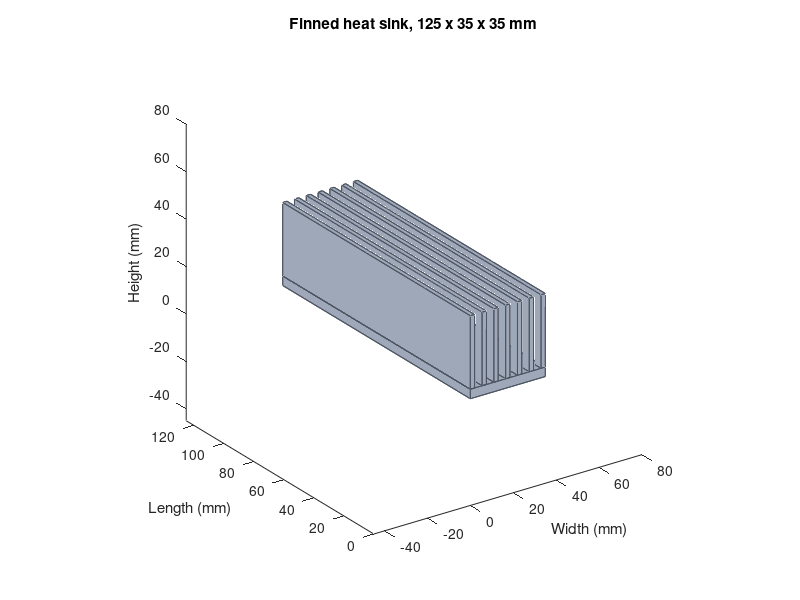

Reproduce this figure in MATLAB.
% A finned aluminum heat sink, 125 x 35 x 35 mm, the size of the KiCad model in
% heatsink-steady.fea, sized by hand: fin efficiency, thermal resistance to air and
% the temperature rise for 10 W. The solved study will be checked against this.
L = 0.125;  W = 0.035;  H = 0.035;          % length, width, height (m)
nfin = 7;  t = 0.002;  base = 0.004;          % fins, fin thickness, base thickness (m)
k = 160;  h = 35;  Q = 10;                    % W/m/K, W/m^2/K, W
Lf = H - base;                                % fin height
m = sqrt(2*h / (k*t));
eta = tanh(m*Lf) / (m*Lf);                    % fin efficiency
Afin = nfin * (2*Lf*L + t*L);
Abase = W*L - nfin*t*L + 2*base*L + 2*base*W;
R = 1 / (h*(Abase + eta*Afin));
fprintf('fin efficiency %.0f%%, thermal resistance %.2f K/W to air\n', 100*eta, R);
fprintf('%d W raises the base %.1f K above ambient\n', Q, Q*R);

% The geometry, as boxes: the base plate and the fins.
pitch = (W - t) / (nfin - 1);
boxes = zeros(nfin + 1, 6);
boxes(1, :) = [0 0 0 W L base];
for f = 1:nfin
    boxes(f + 1, :) = [(f-1)*pitch, 0, base, t, L, Lf];
end
faces = [1 2 3 4; 5 6 7 8; 1 2 6 5; 2 3 7 6; 3 4 8 7; 4 1 5 8];
hold on;
for b = 1:size(boxes, 1)
    x0 = 1000*boxes(b, 1);  y0 = 1000*boxes(b, 2);  z0 = 1000*boxes(b, 3);
    dx = 1000*boxes(b, 4);  dy = 1000*boxes(b, 5);  dz = 1000*boxes(b, 6);
    V = [x0 y0 z0; x0+dx y0 z0; x0+dx y0+dy z0; x0 y0+dy z0;
         x0 y0 z0+dz; x0+dx y0 z0+dz; x0+dx y0+dy z0+dz; x0 y0+dy z0+dz];
    patch('Vertices', V, 'Faces', faces, 'FaceColor', [0.62 0.66 0.72], 'EdgeColor', [0.3 0.33 0.38]);
end
hold off;
view(-35, 25);
axis equal;
title('Finned heat sink, 125 x 35 x 35 mm');
xlabel('Width (mm)');
ylabel('Length (mm)');
zlabel('Height (mm)');
